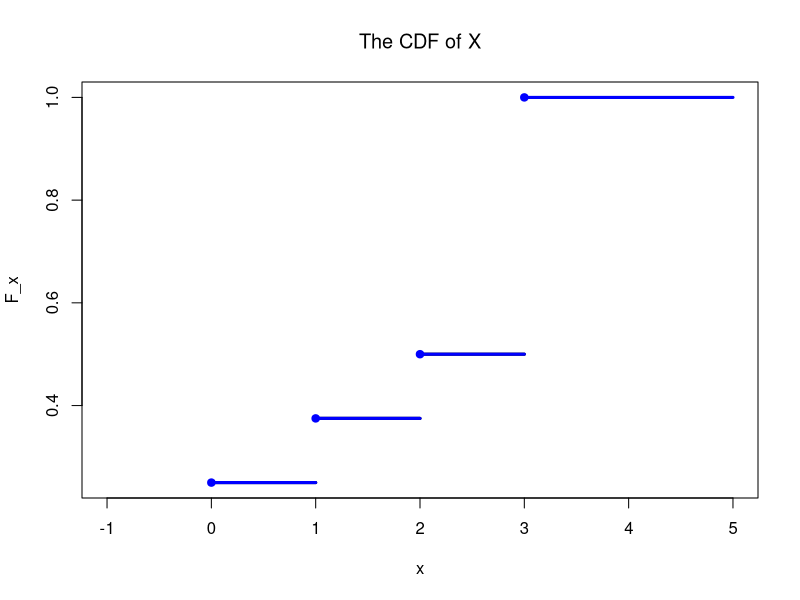

This chart was generated by the following R code:
#### Solutions to Homework 2 ####

## Problem 1
x <- 0:3   # support of r.v X
p_x <- c(0.25, 0.125, 0.125, 0.5) # pmf of r.v X
# to get the cdf, can use the partial sums of pdf
F_x <- cumsum(p_x)

# sum(p_x) == 1  #quick check that it's a true pmf

#write my own plotting function to get the basic look of a step function:
plotMyCdf <- function(x, F_x ){
    plot(x,F_x, type='n', xlim=c(-1, length(F_x) + 1) )
    segments(x[-length(x)], F_x[-length(F_x)], x[-1], F_x[-length(F_x)], lwd=3)
    segments(c(-1, x[]), c(0, F_x[]), c(x[], x[length(x)]+2), c(0, F_x[]), lwd=3, col="blue")
    points(x, F_x, pch=19, col="blue")

    title(expression(paste("The CDF of ", X)))

}


#now plot ans save it:
png(filename="./hw2q1_cdf.png")
plotMyCdf(x, F_x)
dev.off()








